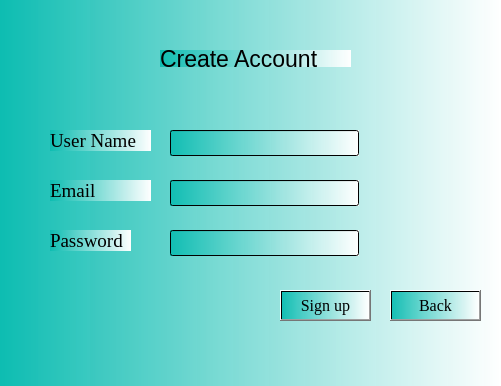
<?xml version="1.0" encoding="UTF-8"?>
<ui version="4.0">
 <class>signup</class>
 <widget class="QDialog" name="signup">
  <property name="geometry">
   <rect>
    <x>0</x>
    <y>0</y>
    <width>501</width>
    <height>386</height>
   </rect>
  </property>
  <property name="windowTitle">
   <string>Dialog</string>
  </property>
  <property name="styleSheet">
   <string notr="true">background-color:qlineargradient(spread:reflect, x1:0, y1:0, x2:1, y2:0, stop:0 rgba(12, 188, 177, 241), stop:1 rgba(255, 255, 255, 255))</string>
  </property>
  <widget class="QLineEdit" name="lineEdit_username">
   <property name="geometry">
    <rect>
     <x>170</x>
     <y>130</y>
     <width>189</width>
     <height>26</height>
    </rect>
   </property>
   <property name="font">
    <font>
     <family>Times New Roman</family>
     <pointsize>12</pointsize>
     <weight>50</weight>
     <bold>false</bold>
    </font>
   </property>
  </widget>
  <widget class="QLabel" name="label_5">
   <property name="geometry">
    <rect>
     <x>50</x>
     <y>230</y>
     <width>81</width>
     <height>21</height>
    </rect>
   </property>
   <property name="font">
    <font>
     <family>Liberation Serif</family>
     <pointsize>14</pointsize>
     <weight>50</weight>
     <bold>false</bold>
     <kerning>false</kerning>
    </font>
   </property>
   <property name="text">
    <string>Password</string>
   </property>
  </widget>
  <widget class="QLabel" name="label_4">
   <property name="geometry">
    <rect>
     <x>50</x>
     <y>130</y>
     <width>101</width>
     <height>21</height>
    </rect>
   </property>
   <property name="font">
    <font>
     <family>Liberation Serif</family>
     <pointsize>14</pointsize>
     <weight>50</weight>
     <bold>false</bold>
     <kerning>false</kerning>
    </font>
   </property>
   <property name="styleSheet">
    <string notr="true"/>
   </property>
   <property name="text">
    <string>User Name</string>
   </property>
  </widget>
  <widget class="QLineEdit" name="lineEdit_password">
   <property name="geometry">
    <rect>
     <x>170</x>
     <y>230</y>
     <width>189</width>
     <height>26</height>
    </rect>
   </property>
   <property name="font">
    <font>
     <family>Times New Roman</family>
     <pointsize>12</pointsize>
     <weight>50</weight>
     <bold>false</bold>
    </font>
   </property>
   <property name="inputMask">
    <string/>
   </property>
   <property name="echoMode">
    <enum>QLineEdit::Password</enum>
   </property>
  </widget>
  <widget class="QPushButton" name="pushButton_signup">
   <property name="geometry">
    <rect>
     <x>280</x>
     <y>290</y>
     <width>91</width>
     <height>31</height>
    </rect>
   </property>
   <property name="font">
    <font>
     <family>Times New Roman</family>
     <pointsize>12</pointsize>
     <weight>50</weight>
     <bold>false</bold>
    </font>
   </property>
   <property name="styleSheet">
    <string notr="true"/>
   </property>
   <property name="text">
    <string>Sign up</string>
   </property>
  </widget>
  <widget class="QLineEdit" name="lineEdit_email">
   <property name="geometry">
    <rect>
     <x>170</x>
     <y>180</y>
     <width>189</width>
     <height>26</height>
    </rect>
   </property>
   <property name="font">
    <font>
     <family>Times New Roman</family>
     <pointsize>12</pointsize>
     <weight>50</weight>
     <bold>false</bold>
    </font>
   </property>
  </widget>
  <widget class="QLabel" name="label_6">
   <property name="geometry">
    <rect>
     <x>50</x>
     <y>180</y>
     <width>101</width>
     <height>21</height>
    </rect>
   </property>
   <property name="font">
    <font>
     <family>Liberation Serif</family>
     <pointsize>14</pointsize>
     <weight>50</weight>
     <bold>false</bold>
     <kerning>false</kerning>
    </font>
   </property>
   <property name="styleSheet">
    <string notr="true"/>
   </property>
   <property name="text">
    <string>Email</string>
   </property>
  </widget>
  <widget class="QLabel" name="label">
   <property name="geometry">
    <rect>
     <x>160</x>
     <y>50</y>
     <width>191</width>
     <height>17</height>
    </rect>
   </property>
   <property name="font">
    <font>
     <pointsize>17</pointsize>
    </font>
   </property>
   <property name="text">
    <string>Create Account</string>
   </property>
  </widget>
  <widget class="QPushButton" name="pushButton_back">
   <property name="geometry">
    <rect>
     <x>390</x>
     <y>290</y>
     <width>91</width>
     <height>31</height>
    </rect>
   </property>
   <property name="font">
    <font>
     <family>Times New Roman</family>
     <pointsize>12</pointsize>
     <weight>50</weight>
     <bold>false</bold>
    </font>
   </property>
   <property name="styleSheet">
    <string notr="true"/>
   </property>
   <property name="text">
    <string>Back</string>
   </property>
  </widget>
 </widget>
 <resources/>
 <connections/>
</ui>
